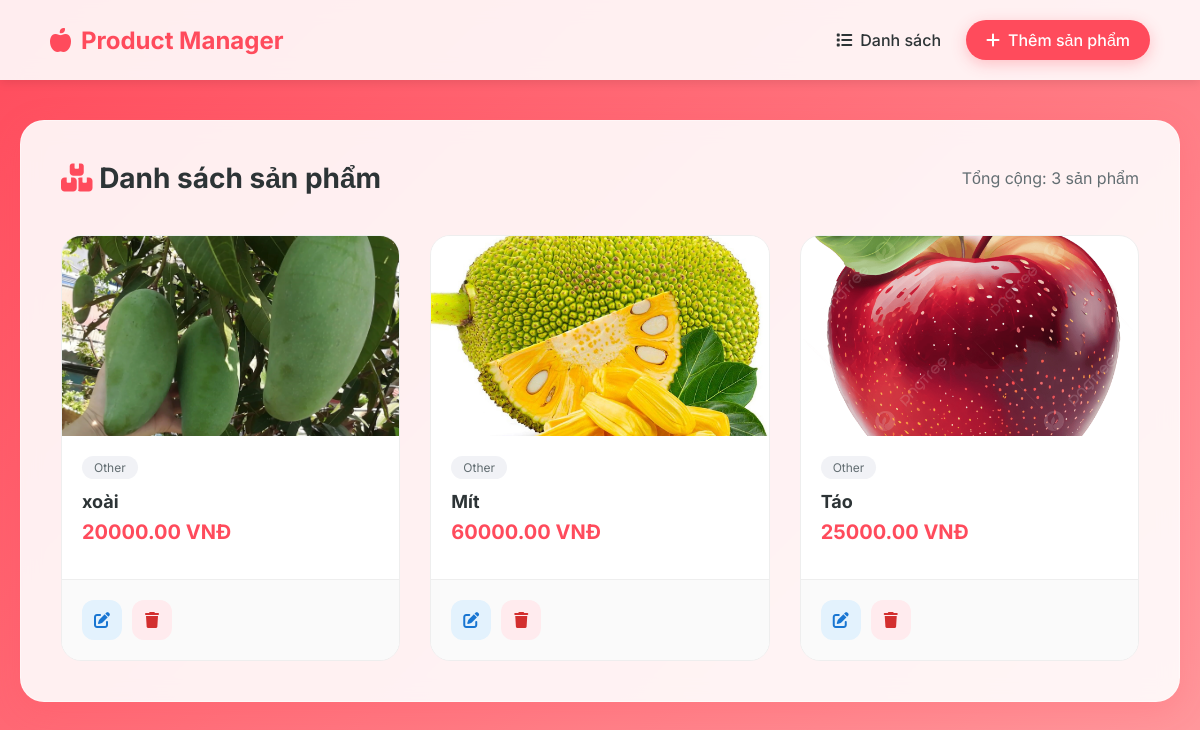
Before: / with the older database file.
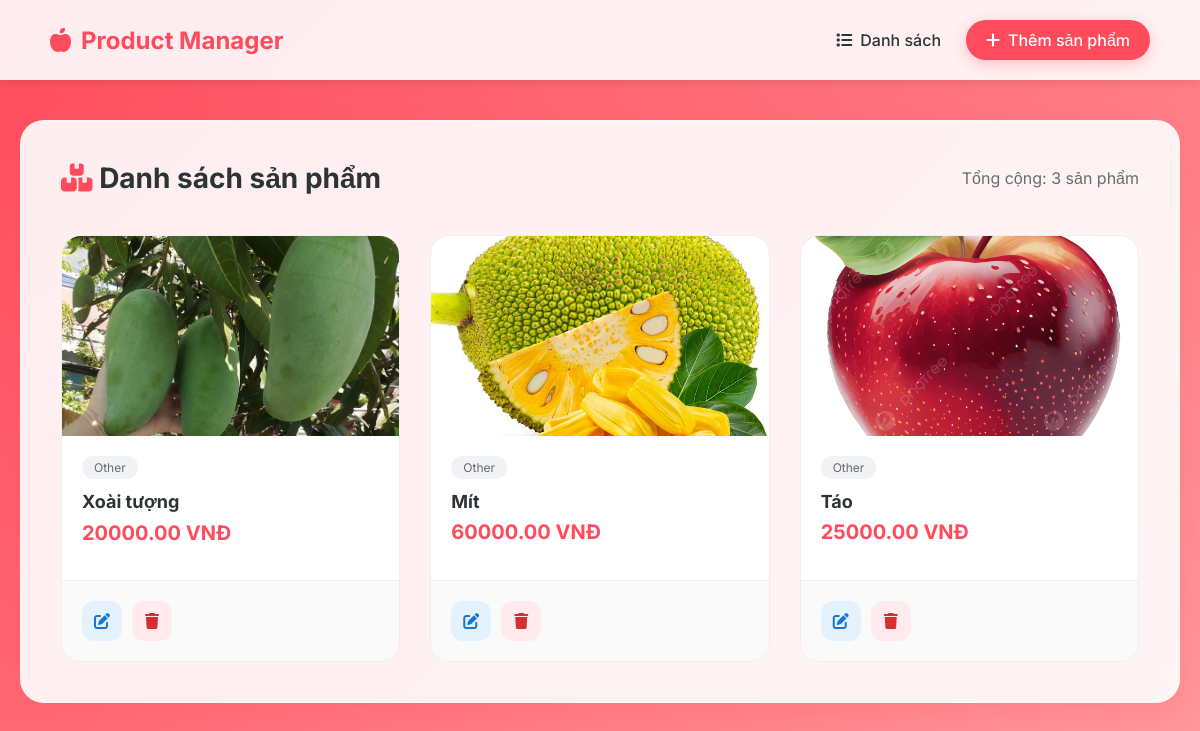
After: the same page with the newer database file.
### products/models.py (models this page shows, shortened)
class Product(models.Model):
    CATEGORY_CHOICES = (
        ('citrus', 'Citrus Fruits'),
        ('stone', 'Stone Fruits'),
        ('melons', 'Melons'),
        ('other', 'Other'),
    )
    name = models.CharField(max_length=200, verbose_name='Product Name')
    price = models.DecimalField(max_digits=10, decimal_places=2, verbose_name='Price')
    category = models.CharField(max_length=50, choices=CATEGORY_CHOICES, default='other', verbose_name='Category')
    image = models.ImageField(upload_to='products/', blank=True, null=True, verbose_name='Product Image')
    created_at = models.DateTimeField(auto_now_add=True, verbose_name='Created At')
    updated_at = models.DateTimeField(auto_now=True, verbose_name='Updated At')
    class Meta:
        verbose_name = 'Product'
        verbose_name_plural = 'Products'
        ordering = ['-created_at']

### products/views.py (the view)
# urls.py: path('', ProductDashboardView.as_view(), name='product_dashboard'),
class ProductDashboardView(View):
    def get(self, request):
        products = Product.objects.all()
        return render(request, 'dashboard.html', {'products': products})

### templates/dashboard.html (shortened to what this page needs)
{% extends 'base.html' %}
{% block content %}
<div class="glass-card">
    <div style="display: flex; justify-content: space-between; align-items: center; margin-bottom: 40px;">
        <h2 style="font-size: 28px; color: var(--text-dark);">
            <i class="fas fa-boxes-stacked" style="color: var(--primary-color);"></i> Danh sách sản phẩm
        </h2>
        <span style="color: var(--text-muted);">Tổng cộng: {{ products|length }} sản phẩm</span>
    </div>
    {% if products %}
    <div class="product-grid">
        {% for product in products %}
        <div class="product-card">
            {% if product.image %}
            <img src="{{ product.image.url }}" class="product-image" alt="{{ product.name }}">
            {% else %}
            <div class="product-image"
                style="background: #f1f2f6; display: flex; align-items: center; justify-content: center;">
                <i class="fas fa-image fa-3x" style="color: #ccc;"></i>
            </div>
            {% endif %}
            <div class="product-info">
                <span class="category-badge">{{ product.get_category_display }}</span>
                <h3>{{ product.name }}</h3>
                <div class="price-tag">{{ product.price|floatformat:2 }} VNĐ</div>
            </div>
            <div class="card-actions">
                <a href="/edit/{{ product.id }}/" class="btn-icon btn-edit" title="Chỉnh sửa">
                    <i class="fas fa-edit"></i>
                </a>
                <a href="/delete/{{ product.id }}/" class="btn-icon btn-delete" title="Xóa"
                    onclick="return confirm('Bạn có chắc chắn muốn xóa sản phẩm này?')">
                    <i class="fas fa-trash"></i>
                </a>
            </div>
        </div>
        {% endfor %}
    </div>
    {% endif %}
</div>
{% endblock %}

Changed rows visible on the page:
changed Product: name "xoài" → "Xoài tượng"
